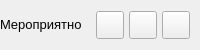
           <widget class="QFrame" name="contentTopBg">
            <property name="minimumSize">
             <size>
              <width>0</width>
              <height>50</height>
             </size>
            </property>
            <property name="maximumSize">
             <size>
              <width>16777215</width>
              <height>50</height>
             </size>
            </property>
            <property name="frameShape">
             <enum>QFrame::NoFrame</enum>
            </property>
            <property name="frameShadow">
             <enum>QFrame::Raised</enum>
            </property>
            <layout class="QHBoxLayout" name="horizontalLayout">
             <property name="spacing">
              <number>0</number>
             </property>
             <property name="leftMargin">
              <number>0</number>
             </property>
             <property name="topMargin">
              <number>0</number>
             </property>
             <property name="rightMargin">
              <number>10</number>
             </property>
             <property name="bottomMargin">
              <number>0</number>
             </property>
             <item>
              <widget class="QFrame" name="leftBox">
               <property name="sizePolicy">
                <sizepolicy hsizetype="Expanding" vsizetype="Preferred">
                 <horstretch>0</horstretch>
                 <verstretch>0</verstretch>
                </sizepolicy>
               </property>
               <property name="frameShape">
                <enum>QFrame::NoFrame</enum>
               </property>
               <property name="frameShadow">
                <enum>QFrame::Raised</enum>
               </property>
               <layout class="QHBoxLayout" name="horizontalLayout_3">
                <property name="spacing">
                 <number>0</number>
                </property>
                <property name="leftMargin">
                 <number>0</number>
                </property>
                <property name="topMargin">
                 <number>0</number>
                </property>
                <property name="rightMargin">
                 <number>0</number>
                </property>
                <property name="bottomMargin">
                 <number>0</number>
                </property>
                <item>
                 <widget class="QLabel" name="titleRightInfo">
                  <property name="sizePolicy">
                   <sizepolicy hsizetype="Preferred" vsizetype="Expanding">
                    <horstretch>0</horstretch>
                    <verstretch>0</verstretch>
                   </sizepolicy>
                  </property>
                  <property name="maximumSize">
                   <size>
                    <width>16777215</width>
                    <height>45</height>
                   </size>
                  </property>
                  <property name="font">
                   <font>
                    <family>Segoe UI</family>
                    <pointsize>10</pointsize>
                    <weight>50</weight>
                    <italic>false</italic>
                    <bold>false</bold>
                   </font>
                  </property>
                  <property name="text">
                   <string>Мероприятно</string>
                  </property>
                  <property name="alignment">
                   <set>Qt::AlignLeading|Qt::AlignLeft|Qt::AlignVCenter</set>
                  </property>
                 </widget>
                </item>
               </layout>
              </widget>
             </item>
             <item alignment="Qt::AlignRight">
              <widget class="QFrame" name="rightButtons">
               <property name="minimumSize">
                <size>
                 <width>0</width>
                 <height>28</height>
                </size>
               </property>
               <property name="frameShape">
                <enum>QFrame::NoFrame</enum>
               </property>
               <property name="frameShadow">
                <enum>QFrame::Raised</enum>
               </property>
               <layout class="QHBoxLayout" name="horizontalLayout_2">
                <property name="spacing">
                 <number>5</number>
                </property>
                <property name="leftMargin">
                 <number>0</number>
                </property>
                <property name="topMargin">
                 <number>0</number>
                </property>
                <property name="rightMargin">
                 <number>0</number>
                </property>
                <property name="bottomMargin">
                 <number>0</number>
                </property>
                <item>
                 <widget class="QPushButton" name="minimizeAppBtn">
                  <property name="minimumSize">
                   <size>
                    <width>28</width>
                    <height>28</height>
                   </size>
                  </property>
                  <property name="maximumSize">
                   <size>
                    <width>28</width>
                    <height>28</height>
                   </size>
                  </property>
                  <property name="cursor">
                   <cursorShape>PointingHandCursor</cursorShape>
                  </property>
                  <property name="toolTip">
                   <string>Minimize</string>
                  </property>
                  <property name="text">
                   <string/>
                  </property>
                  <property name="icon">
                   <iconset resource="C:/Users/obikf/Desktop/Modern_GUI_PyDracula_PySide6_or_PyQt6-master/resources.qrc">
                    <normaloff>:/icons/images/icons/icon_minimize.png</normaloff>:/icons/images/icons/icon_minimize.png</iconset>
                  </property>
                  <property name="iconSize">
                   <size>
                    <width>20</width>
                    <height>20</height>
                   </size>
                  </property>
                 </widget>
                </item>
                <item>
                 <widget class="QPushButton" name="maximizeRestoreAppBtn">
                  <property name="minimumSize">
                   <size>
                    <width>28</width>
                    <height>28</height>
                   </size>
                  </property>
                  <property name="maximumSize">
                   <size>
                    <width>28</width>
                    <height>28</height>
                   </size>
                  </property>
                  <property name="font">
                   <font>
                    <family>Segoe UI</family>
                    <pointsize>10</pointsize>
                    <weight>50</weight>
                    <italic>false</italic>
                    <bold>false</bold>
                    <stylestrategy>PreferDefault</stylestrategy>
                   </font>
                  </property>
                  <property name="cursor">
                   <cursorShape>PointingHandCursor</cursorShape>
                  </property>
                  <property name="toolTip">
                   <string>Maximize</string>
                  </property>
                  <property name="text">
                   <string/>
                  </property>
                  <property name="icon">
                   <iconset resource="C:/Users/obikf/Desktop/Modern_GUI_PyDracula_PySide6_or_PyQt6-master/resources.qrc">
                    <normaloff>:/icons/images/icons/icon_maximize.png</normaloff>:/icons/images/icons/icon_maximize.png</iconset>
                  </property>
                  <property name="iconSize">
                   <size>
                    <width>20</width>
                    <height>20</height>
                   </size>
                  </property>
                 </widget>
                </item>
                <item>
                 <widget class="QPushButton" name="closeAppBtn">
                  <property name="minimumSize">
                   <size>
                    <width>28</width>
                    <height>28</height>
                   </size>
                  </property>
                  <property name="maximumSize">
                   <size>
                    <width>28</width>
                    <height>28</height>
                   </size>
                  </property>
                  <property name="cursor">
                   <cursorShape>PointingHandCursor</cursorShape>
                  </property>
                  <property name="toolTip">
                   <string>Close</string>
                  </property>
                  <property name="text">
                   <string/>
                  </property>
                  <property name="icon">
                   <iconset resource="C:/Users/obikf/Desktop/Modern_GUI_PyDracula_PySide6_or_PyQt6-master/resources.qrc">
                    <normaloff>:/icons/images/icons/icon_close.png</normaloff>:/icons/images/icons/icon_close.png</iconset>
                  </property>
                  <property name="iconSize">
                   <size>
                    <width>20</width>
                    <height>20</height>
                   </size>
                  </property>
                 </widget>
                </item>
               </layout>
              </widget>
             </item>
            </layout>
           </widget>
